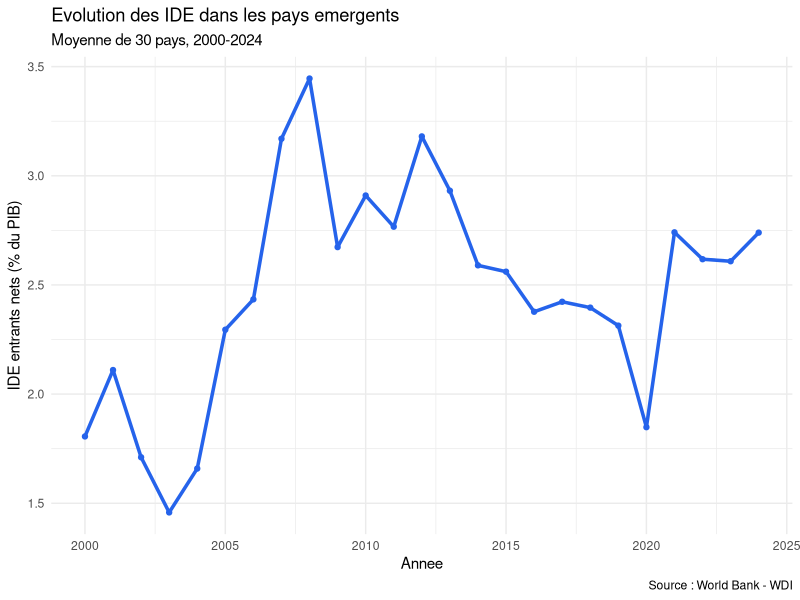
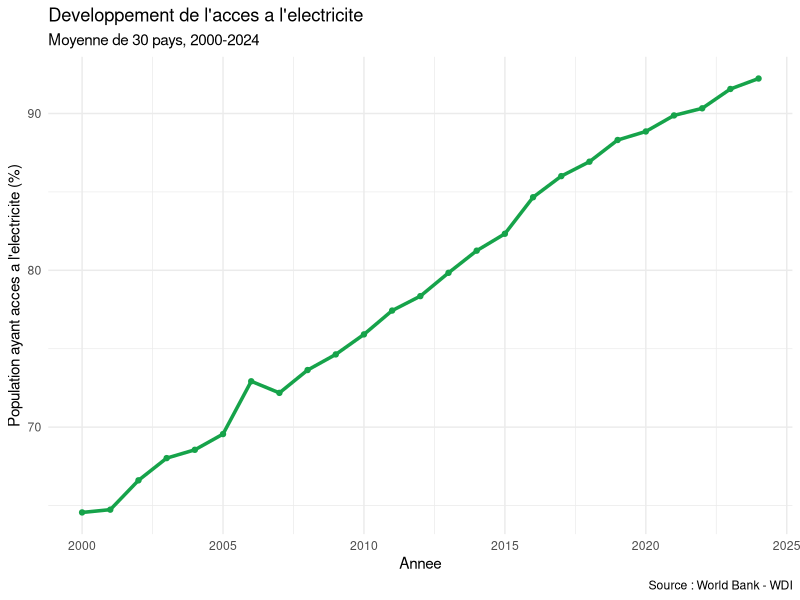
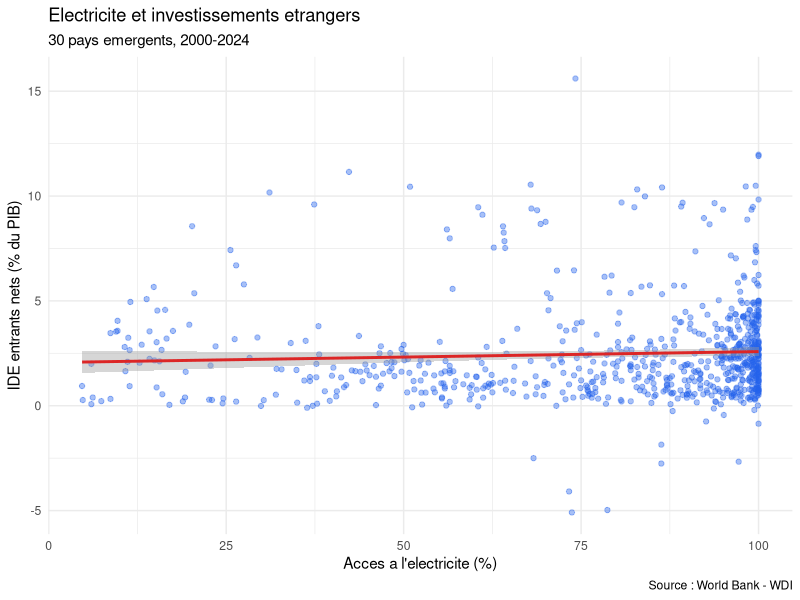
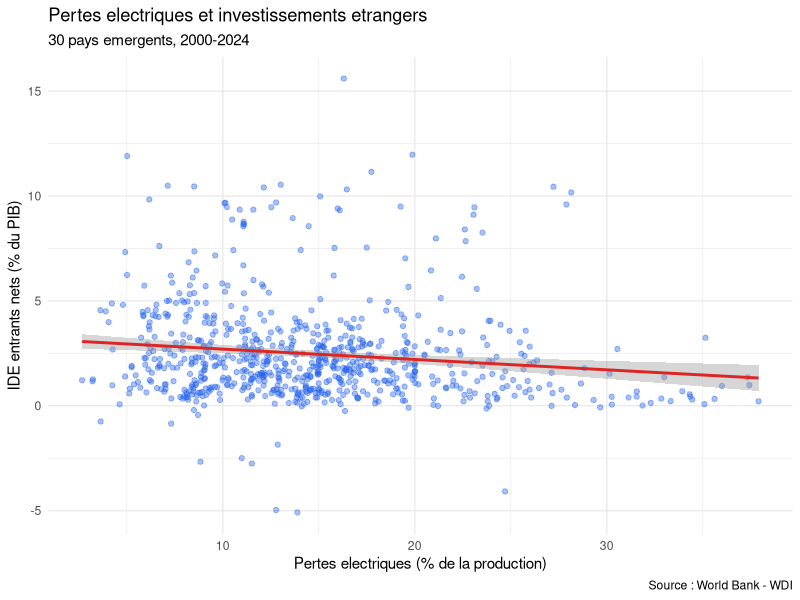

Write the R code that produced these figures, in order.
# =====================================================
# ENERGY INFRASTRUCTURE & FOREIGN DIRECT INVESTMENT
# STEP 3 - DESCRIPTIVE ANALYSIS
# =====================================================

library(tidyverse)

# 1. Importer notre base de données
data <- read_csv("energy_fdi_raw_data.csv")

# 2. Statistiques descriptives
statistiques <- data %>%
  summarise(
    nombre_pays = n_distinct(iso3c),
    nombre_annees = n_distinct(year),
    
    ide_moyen = mean(ide, na.rm = TRUE),
    ide_median = median(ide, na.rm = TRUE),
    
    acces_electricite_moyen =
      mean(electricite, na.rm = TRUE),
    
    pertes_moyennes =
      mean(pertes, na.rm = TRUE),
    
    croissance_moyenne =
      mean(croissance, na.rm = TRUE)
  )

print(statistiques)


# 3. Evolution moyenne des IDE
evolution_ide <- data %>%
  group_by(year) %>%
  summarise(
    ide_moyen = mean(ide, na.rm = TRUE),
    .groups = "drop"
  )

ggplot(evolution_ide, aes(x = year, y = ide_moyen)) +
  geom_line(color = "#2563EB", linewidth = 1.2) +
  geom_point(color = "#2563EB") +
  labs(
    title = "Evolution des IDE dans les pays emergents",
    subtitle = "Moyenne de 30 pays, 2000-2024",
    x = "Annee",
    y = "IDE entrants nets (% du PIB)",
    caption = "Source : World Bank - WDI"
  ) +
  theme_minimal()


# 4. Evolution de l'acces a l'electricite
evolution_electricite <- data %>%
  group_by(year) %>%
  summarise(
    acces_moyen = mean(electricite, na.rm = TRUE),
    .groups = "drop"
  )

ggplot(
  evolution_electricite,
  aes(x = year, y = acces_moyen)
) +
  geom_line(color = "#16A34A", linewidth = 1.2) +
  geom_point(color = "#16A34A") +
  labs(
    title = "Developpement de l'acces a l'electricite",
    subtitle = "Moyenne de 30 pays, 2000-2024",
    x = "Annee",
    y = "Population ayant acces a l'electricite (%)",
    caption = "Source : World Bank - WDI"
  ) +
  theme_minimal()


# 5. Relation entre electricite et IDE
ggplot(
  data,
  aes(x = electricite, y = ide)
) +
  geom_point(
    alpha = 0.4,
    color = "#2563EB"
  ) +
  geom_smooth(
    method = "lm",
    se = TRUE,
    color = "#DC2626"
  ) +
  labs(
    title = "Electricite et investissements etrangers",
    subtitle = "30 pays emergents, 2000-2024",
    x = "Acces a l'electricite (%)",
    y = "IDE entrants nets (% du PIB)",
    caption = "Source : World Bank - WDI"
  ) +
  theme_minimal()
# ==========================================
# RELATION ENTRE PERTES ELECTRIQUES ET IDE
# ==========================================

ggplot(
  data,
  aes(x = pertes, y = ide)
) +
  geom_point(
    alpha = 0.4,
    color = "#2563EB"
  ) +
  geom_smooth(
    method = "lm",
    se = TRUE,
    color = "#DC2626"
  ) +
  labs(
    title = "Pertes electriques et investissements etrangers",
    subtitle = "30 pays emergents, 2000-2024",
    x = "Pertes electriques (% de la production)",
    y = "IDE entrants nets (% du PIB)",
    caption = "Source : World Bank - WDI"
  ) +
  theme_minimal()
